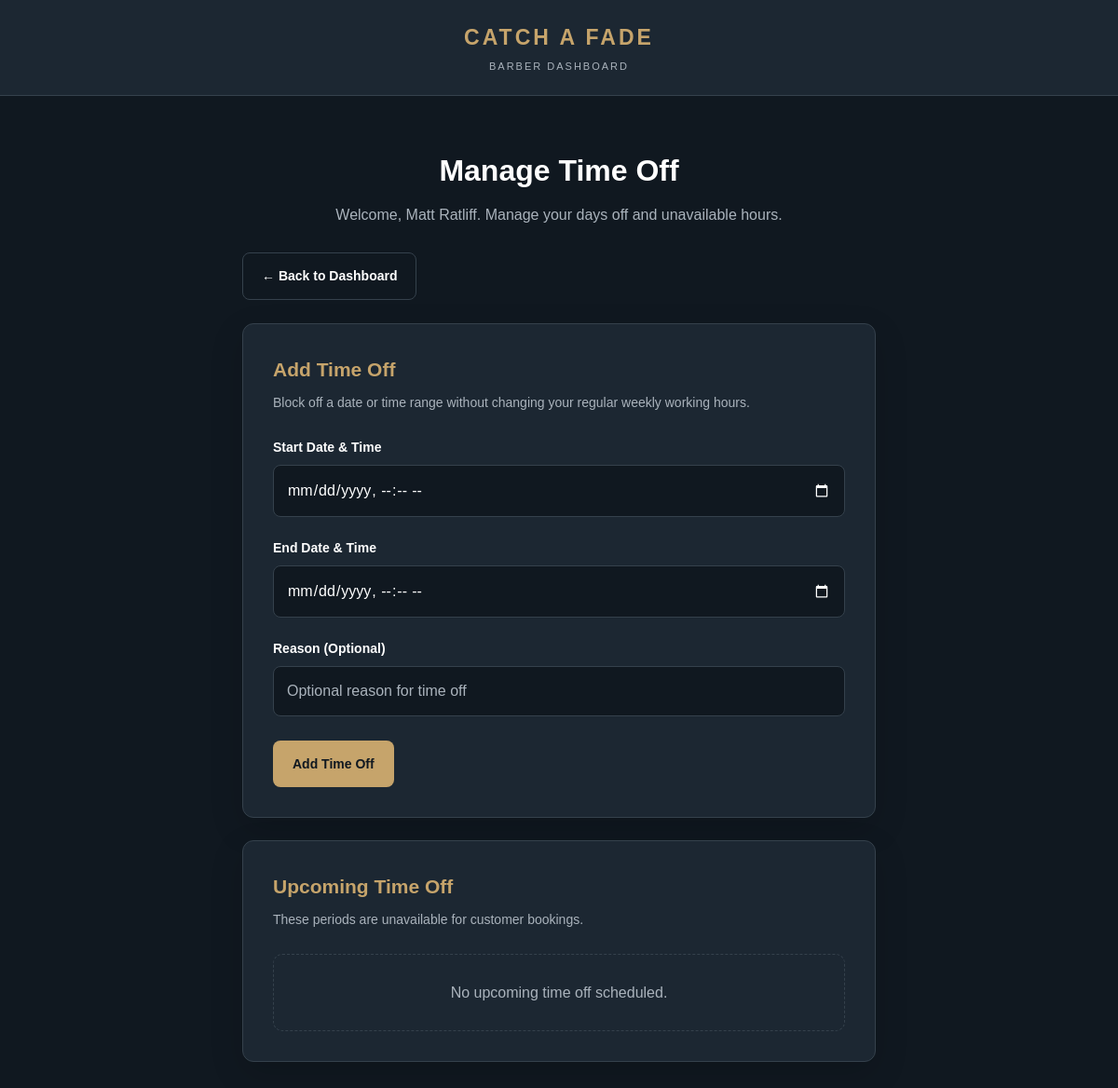
Page /booking/time-off/ (signed in) on the earlier database version.
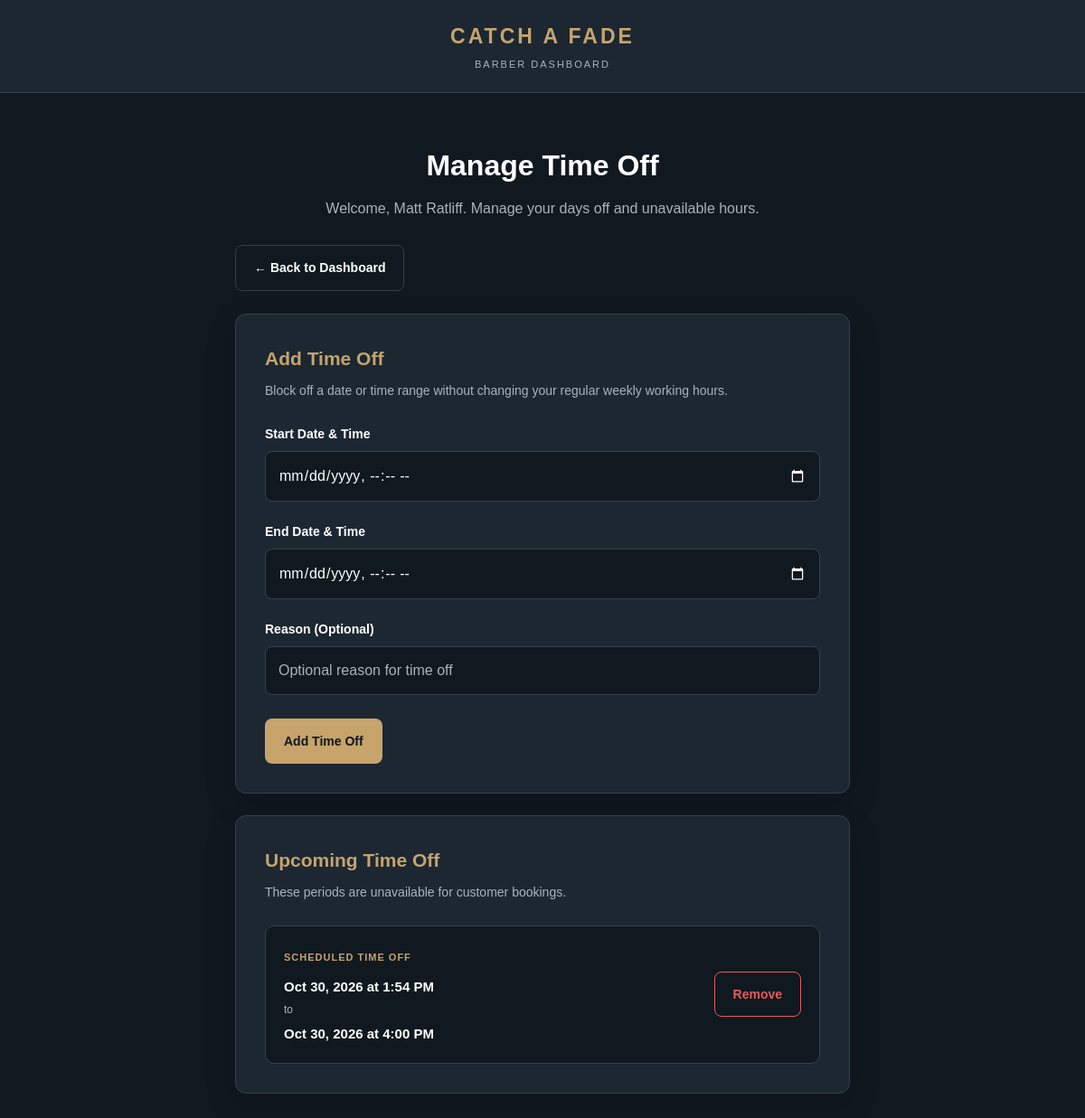
Same page on the later database version.
### booking/models.py (models this page shows, shortened)
class Barber(models.Model):
    user = models.OneToOneField(
        settings.AUTH_USER_MODEL,
        on_delete=models.SET_NULL,
        null=True,
        blank=True,
        related_name="barber_profile"
    )
    name = models.CharField(max_length=100)
    active = models.BooleanField(default=True)

class TimeOff(models.Model):
    barber = models.ForeignKey(
        Barber,
        on_delete=models.CASCADE,
        related_name="time_off"
    )
    start_time = models.DateTimeField()
    end_time = models.DateTimeField()
    reason = models.CharField(
        max_length=200,
        blank=True
    )
    created_at = models.DateTimeField(
        auto_now_add=True
    )
    class Meta:
        ordering = ["start_time"]

### booking/views.py (the view)
@login_required
def manage_time_off(request):
    barber = get_object_or_404(
        Barber,
        user=request.user,
        active=True
    )
    time_off = TimeOff.objects.filter(
        barber=barber,
        end_time__gte=timezone.now()
    ).order_by("start_time")
    form = TimeOffForm()
    return render(request, "booking/time_off.html", {
        "barber": barber,
        "time_off": time_off,
        "form": form,
    })

### booking/forms.py
class TimeOffForm(forms.ModelForm):
    class Meta:
        model = TimeOff
        fields = ["start_time", "end_time", "reason"]
        widgets = {
            "start_time": forms.DateTimeInput(
                attrs={"type": "datetime-local", "class": "form-input"},
                format="%Y-%m-%dT%H:%M",
            ),
            "end_time": forms.DateTimeInput(
                attrs={"type": "datetime-local", "class": "form-input"},
                format="%Y-%m-%dT%H:%M",
            ),
            "reason": forms.TextInput(
                attrs={
                    "class": "form-input",
                    "placeholder": "Optional reason for time off",
                }
            ),
        }

### booking/templates/booking/time_off.html (shortened to what this page needs)
{% load static %}
<!DOCTYPE html>
<html lang="en">
<head>
    <link
        rel="stylesheet"
        href="{% static 'booking/appointment-management.css' %}?v=3"
    >
</head>
<body>
    <header class="management-header">
        <h1>CATCH A FADE</h1>
        <p>Barber Dashboard</p>
    </header>
    <main class="management-container">
        <div class="management-heading">
            <h2>Manage Time Off</h2>
            <p>
                Welcome, {{ barber.name }}.
                Manage your days off and unavailable hours.
            </p>
        </div>
        <div class="management-navigation">
            <a
                href="{% url 'booking:dashboard' %}"
                class="btn btn-secondary"
            >
                &larr; Back to Dashboard
            </a>
        </div>
        <section class="management-card time-off-section">
            <div class="time-off-section-heading">
                <h3>Add Time Off</h3>
                <p>
                    Block off a date or time range without
                    changing your regular weekly working hours.
                </p>
            </div>
            <form
                method="POST"
                action="{% url 'booking:add_time_off' %}"
            >
                <div class="form-group">
                    <label for="{{ form.start_time.id_for_label }}">
                        Start Date &amp; Time
                    </label>
                    {{ form.start_time }}
                </div>
                <div class="form-group">
                    <label for="{{ form.end_time.id_for_label }}">
                        End Date &amp; Time
                    </label>
                    {{ form.end_time }}
                </div>
                <div class="form-group">
                    <label for="{{ form.reason.id_for_label }}">
                        Reason (Optional)
                    </label>
                    {{ form.reason }}
                </div>
                <div class="management-actions">
                    <button
                        type="submit"
                        class="btn btn-primary"
                    >
                        Add Time Off
                    </button>
                </div>
            </form>
        </section>
        <section class="management-card time-off-section">
            <div class="time-off-section-heading">
                <h3>Upcoming Time Off</h3>
                <p>
                    These periods are unavailable for customer bookings.
                </p>
            </div>
            {% for entry in time_off %}
                <article class="time-off-entry">
                    <div class="time-off-details">
                        <span class="time-off-label">
                            Scheduled Time Off
                        </span>
                        <p class="time-off-date">
                            {{ entry.start_time|date:"M j, Y" }}
                            at
                            {{ entry.start_time|date:"g:i A" }}
                        </p>
                        <p class="time-off-to">to</p>
                        <p class="time-off-date">
                            {{ entry.end_time|date:"M j, Y" }}
                            at
                            {{ entry.end_time|date:"g:i A" }}
                        </p>
                    </div>
                    <form
                        method="POST"
                        action="{% url 'booking:delete_time_off' entry.id %}"
                        onsubmit="return confirm('Remove this time off?');"
                    >
                        <button
                            type="submit"
                            class="btn btn-danger"
                        >
                            Remove
                        </button>
                    </form>
                </article>
            {% empty %}
                <div class="time-off-empty">
                    <p>No upcoming time off scheduled.</p>
                </div>
            {% endfor %}
        </section>
    </main>
</body>
</html>

### booking/static/booking/appointment-management.css (style rules this page uses)
:root { --bg: #101820; --surface: #1c2732; --surface-hover: #24323f; --border: #35414c; --gold: #c6a46b; --gold-light: #dfbb7d; --text: #ffffff; --muted: #aab3bc; --danger: #e35b5b; --radius: 12px; }
* { box-sizing: border-box; }
body { margin: 0; min-height: 100vh; font-family: Arial, sans-serif; background: var(--bg); color: var(--text); line-height: 1.6; }
a { color: var(--gold); }
.management-header { padding: 22px 6%; text-align: center; background: var(--surface); border-bottom: 1px solid var(--border); }
.management-header h1 { margin: 0; color: var(--gold); font-size: 23px; letter-spacing: 3px; }
.management-header p { margin: 4px 0 0; color: var(--muted); font-size: 11px; letter-spacing: 2px; text-transform: uppercase; }
.management-container { width: min(100% - 32px, 680px); margin: 55px auto 80px; }
.management-heading { margin-bottom: 28px; text-align: center; }
.management-heading h2 { margin: 0 0 8px; font-size: clamp(24px, 4vw, 32px); }
.management-heading p { margin: 0; color: var(--muted); }
.management-card { padding: 32px; background: var(--surface); border: 1px solid var(--border); border-radius: var(--radius); box-shadow: 0 12px 35px rgba(0, 0, 0, .15); }
.form-group { margin-bottom: 22px; }
.form-group label { display: block; margin-bottom: 8px; font-size: 14px; font-weight: 600; }
input, select, textarea { width: 100%; padding: 13px 14px; border: 1px solid var(--border); border-radius: 8px; background: var(--bg); color: var(--text); font: inherit; color-scheme: dark; }
input::placeholder, textarea::placeholder { color: var(--muted); }
.management-actions { display: flex; flex-wrap: wrap; gap: 12px; margin-top: 26px; }
.btn { display: inline-flex; justify-content: center; align-items: center; gap: 8px; padding: 13px 20px; border: 1px solid transparent; border-radius: 8px; font: inherit; font-size: 14px; font-weight: 700; text-decoration: none; cursor: pointer; transition: background .2s, border-color .2s, color .2s; }
.btn-primary { background: var(--gold); color: var(--bg); }
.btn-secondary { background: transparent; border-color: var(--border); color: var(--text); }
.btn-danger { background: transparent; border-color: var(--danger); color: var(--danger); }
.management-navigation { margin-bottom: 25px; }
.time-off-section { margin-bottom: 24px; }
.time-off-section-heading { margin-bottom: 25px; }
.time-off-section-heading h3 { margin: 0 0 8px; color: var(--gold); font-size: 21px; }
.time-off-section-heading p { margin: 0; color: var(--muted); font-size: 14px; line-height: 1.6; }
.time-off-entry { display: flex; justify-content: space-between; align-items: center; gap: 20px; padding: 20px; margin-bottom: 12px; background: var(--bg); border: 1px solid var(--border); border-radius: 10px; }
.time-off-entry:last-child { margin-bottom: 0; }
.time-off-details { flex: 1; min-width: 0; }
.time-off-label { display: inline-block; margin-bottom: 12px; color: var(--gold); font-size: 11px; font-weight: 700; letter-spacing: 1px; text-transform: uppercase; }
.time-off-date { margin: 0; font-size: 15px; font-weight: 600; color: var(--text); }
.time-off-to { margin: 4px 0; font-size: 12px; color: var(--muted); }
.time-off-entry form { flex-shrink: 0; }

Differences in the rows shown:
added TimeOff: start_time "Oct 30, 2026", start_time "1:54 PM", end_time "Oct 30, 2026", end_time "4:00 PM"
Other differences:
text no longer shown: "No upcoming time off scheduled."
